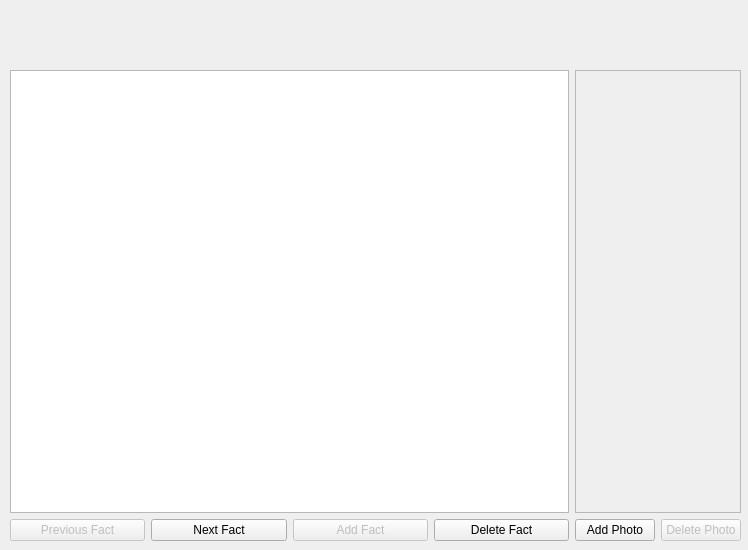
<?xml version="1.0" encoding="UTF-8"?>
<ui version="4.0">
 <class>MoreInfo</class>
 <widget class="QDialog" name="MoreInfo">
  <property name="geometry">
   <rect>
    <x>0</x>
    <y>0</y>
    <width>748</width>
    <height>550</height>
   </rect>
  </property>
  <property name="windowTitle">
   <string>Dialog</string>
  </property>
  <widget class="QWidget" name="horizontalLayoutWidget">
   <property name="geometry">
    <rect>
     <x>10</x>
     <y>70</y>
     <width>731</width>
     <height>471</height>
    </rect>
   </property>
   <layout class="QHBoxLayout" name="horizontalLayout">
    <item>
     <layout class="QVBoxLayout" name="verticalLayout_2">
      <item>
       <widget class="QTextEdit" name="textEdit_facts">
        <property name="font">
         <font>
          <pointsize>10</pointsize>
         </font>
        </property>
        <property name="verticalScrollBarPolicy">
         <enum>Qt::ScrollBarAsNeeded</enum>
        </property>
        <property name="horizontalScrollBarPolicy">
         <enum>Qt::ScrollBarAsNeeded</enum>
        </property>
        <property name="readOnly">
         <bool>true</bool>
        </property>
       </widget>
      </item>
      <item>
       <layout class="QHBoxLayout" name="horizontalLayout_2">
        <item>
         <widget class="QPushButton" name="button_prevFact">
          <property name="enabled">
           <bool>false</bool>
          </property>
          <property name="text">
           <string>Previous Fact</string>
          </property>
         </widget>
        </item>
        <item>
         <widget class="QPushButton" name="button_nextFact">
          <property name="enabled">
           <bool>true</bool>
          </property>
          <property name="text">
           <string>Next Fact</string>
          </property>
         </widget>
        </item>
        <item>
         <widget class="QPushButton" name="button_addFact">
          <property name="enabled">
           <bool>false</bool>
          </property>
          <property name="text">
           <string>Add Fact</string>
          </property>
         </widget>
        </item>
        <item>
         <widget class="QPushButton" name="button_deleteFact">
          <property name="enabled">
           <bool>true</bool>
          </property>
          <property name="text">
           <string>Delete Fact</string>
          </property>
         </widget>
        </item>
       </layout>
      </item>
     </layout>
    </item>
    <item>
     <layout class="QVBoxLayout" name="verticalLayout">
      <item>
       <widget class="QLabel" name="image">
        <property name="sizePolicy">
         <sizepolicy hsizetype="Minimum" vsizetype="MinimumExpanding">
          <horstretch>0</horstretch>
          <verstretch>0</verstretch>
         </sizepolicy>
        </property>
        <property name="frameShape">
         <enum>QFrame::StyledPanel</enum>
        </property>
        <property name="text">
         <string/>
        </property>
        <property name="scaledContents">
         <bool>true</bool>
        </property>
        <property name="textInteractionFlags">
         <set>Qt::NoTextInteraction</set>
        </property>
       </widget>
      </item>
      <item>
       <layout class="QHBoxLayout" name="horizontalLayout_3">
        <property name="sizeConstraint">
         <enum>QLayout::SetDefaultConstraint</enum>
        </property>
        <item>
         <widget class="QPushButton" name="button_addPhoto">
          <property name="text">
           <string>Add Photo</string>
          </property>
         </widget>
        </item>
        <item>
         <widget class="QPushButton" name="button_deletePhoto">
          <property name="enabled">
           <bool>false</bool>
          </property>
          <property name="text">
           <string>Delete Photo</string>
          </property>
         </widget>
        </item>
       </layout>
      </item>
     </layout>
    </item>
   </layout>
  </widget>
  <widget class="QWidget" name="horizontalLayoutWidget_2">
   <property name="geometry">
    <rect>
     <x>10</x>
     <y>0</y>
     <width>731</width>
     <height>71</height>
    </rect>
   </property>
   <layout class="QHBoxLayout" name="horizontalLayout_4">
    <item>
     <widget class="QLabel" name="label_name">
      <property name="font">
       <font>
        <pointsize>28</pointsize>
       </font>
      </property>
      <property name="text">
       <string/>
      </property>
     </widget>
    </item>
    <item>
     <widget class="QLabel" name="label_factAdded">
      <property name="sizePolicy">
       <sizepolicy hsizetype="Fixed" vsizetype="Preferred">
        <horstretch>0</horstretch>
        <verstretch>0</verstretch>
       </sizepolicy>
      </property>
      <property name="text">
       <string/>
      </property>
     </widget>
    </item>
   </layout>
  </widget>
  <zorder>horizontalLayoutWidget</zorder>
  <zorder>horizontalLayoutWidget_2</zorder>
  <zorder>label</zorder>
 </widget>
 <resources/>
 <connections/>
</ui>
